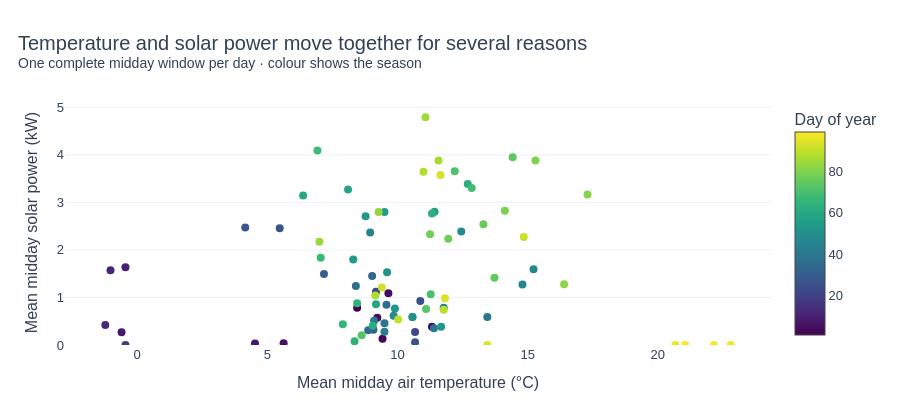

Here is the notebook cell this chart was saved with:
### Markdown cell above
### 🌡️ 4. Does warmer weather reduce solar output?
We compare one midday average per day, using only days with all 16 solar and temperature intervals from 11:00 to 14:59 Berlin time. Air temperature is not panel temperature. Without sunlight measurements, this chart cannot isolate a heat penalty.

### Code cell
noon = df_env.filter(pl.col("Hour").is_between(11, 14)).group_by("Date").agg(
    pl.len().alias("intervals"), pl.col("power_kw").count().alias("solar_valid"),
    pl.col("Air_Temperature_C").count().alias("temperature_valid"),
    pl.col("power_kw").mean().alias("solar_kw"),
    pl.col("Air_Temperature_C").mean().alias("temperature_c"),
).filter((pl.col("intervals") == 16) & (pl.col("solar_valid") == 16)
         & (pl.col("temperature_valid") == 16)).sort("Date").with_columns(
    pl.col("Date").dt.ordinal_day().alias("day_of_year"))
raw_correlation = None
if noon.height >= 3 and noon["temperature_c"].std() > 0 and noon["solar_kw"].std() > 0:
    raw_correlation = noon.select(pl.corr("temperature_c", "solar_kw")).item()
if noon.height:
    fig = go.Figure(go.Scatter(x=noon["temperature_c"].to_list(), y=noon["solar_kw"].to_list(),
        mode="markers", text=noon["Date"].cast(pl.String).to_list(),
        marker=dict(size=8, color=noon["day_of_year"].to_list(), colorscale="Viridis",
                    showscale=True, colorbar=dict(title="Day of year")),
        hovertemplate="%{text}<br>%{x:.1f} °C · %{y:.2f} kW<extra></extra>"))
    fig.update_xaxes(title="Mean midday air temperature (°C)")
    fig.update_yaxes(title="Mean midday solar power (kW)", rangemode="tozero")
    fig.update_layout(showlegend=False)
    polish(fig, "Temperature and solar power move together for several reasons", "One complete midday window per day · colour shows the season")
report(f"""There are **{noon.height} complete midday windows**. The raw correlation is **{number(raw_correlation)}**.
This relationship includes changes in sunlight, clouds and season. We cannot report a reliable output loss per degree from these measurements.""")

### Figure 1 — Plotly figure (JSON) as saved in the notebook; plotly's stock layout.template omitted (floating-point values rounded to 4 significant figures)
{"data": [{"hovertemplate": "%{text}<br>%{x:.1f} °C · %{y:.2f} kW<extra></extra>", "marker": {"color": [1, 2, 3, 4, 5, 6, 7, 8, 10, 11, 12, 18, 22, 23, 25, 26, 27, 28, 30, 31, 33, 35, 36, 37, 38, 39, 40, 41, 42, 43, 44, 45, 46, 47, 48, 49, 50, 51, 52, 53, 54, 55, 56, 57, 58, 59, 60, 61, 62, 63, 64, 65, 66, 67, 68, 69, 70, 71, 72, 73, 74, 75, 76, 77, 78, 79, 80, 81, 82, 83, 84, 85, 86, 87, 88, 89, 90, 91, 92, 93, 94, 95, 96, 97, 98, 99], "colorbar": {"title": {"text": "Day of year"}}, "colorscale": [[0, "#440154"], [0.1111, "#482878"], [0.2222, "#3e4989"], [0.3333, "#31688e"], [0.4444, "#26828e"], [0.5556, "#1f9e89"], [0.6667, "#35b779"], [0.7778, "#6ece58"], [0.8889, "#b5de2b"], [1, "#fde725"]], "showscale": true, "size": 8}, "mode": "markers", "text": ["2024-01-01", "2024-01-02", "2024-01-03", "2024-01-04", "2024-01-05", "2024-01-06", "2024-01-07", "2024-01-08", "2024-01-10", "2024-01-11", "2024-01-12", "2024-01-18", "2024-01-22", "2024-01-23", "2024-01-25", "2024-01-26", "2024-01-27", "2024-01-28", "2024-01-30", "2024-01-31", "2024-02-02", "2024-02-04", "2024-02-05", "2024-02-06", "2024-02-07", "2024-02-08", "2024-02-09", "2024-02-10", "2024-02-11", "2024-02-12", "2024-02-13", "2024-02-14", "2024-02-15", "2024-02-16", "2024-02-17", "2024-02-18", "2024-02-19", "2024-02-20", "2024-02-21", "2024-02-22", "2024-02-23", "2024-02-24", "2024-02-25", "2024-02-26", "2024-02-27", "2024-02-28", "2024-02-29", "2024-03-01", "2024-03-02", "2024-03-03", "2024-03-04", "2024-03-05", "2024-03-06", "2024-03-07", "2024-03-08", "2024-03-09", "2024-03-10", "2024-03-11", "2024-03-12", "2024-03-13", "2024-03-14", "2024-03-15", "2024-03-16", "2024-03-17", "2024-03-18", "2024-03-19", "2024-03-20", "2024-03-21", "2024-03-22", "2024-03-23", "2024-03-24", "2024-03-25", "2024-03-26", "2024-03-27", "2024-03-28", "2024-03-29", "2024-03-30", "2024-03-31", "2024-04-01", "2024-04-02", "2024-04-03", "2024-04-04", "2024-04-05", "2024-04-06", "2024-04-07", "2024-04-08"], "type": "scatter", "x": [8.45, 9.425, 11.32, 9.65, 9.225, 5.625, 4.525, -0.6, -0.45, -1.025, -1.225, -0.45, 10.68, 9.175, 10.88, 10.67, 5.475, 4.15, 7.175, 9.075, 9.025, 8.875, 9.575, 8.4, 9.5, 11.4, 13.45, 10.57, 9.1, 9.5, 8.95, 11.77, 14.8, 15.23, 12.45, 9.85, 10.57, 9.6, 9.9, 11.68, 8.775, 8.3, 9.5, 11.43, 9.175, 8.1, 6.375, 9.05, 12.7, 11.32, 8.35, 8.45, 7.9, 7.05, 6.925, 12.85, 11.27, 12.2, 8.625, 11.1, 14.43, 13.73, 13.3, 11.95, 11.25, 14.12, 15.3, 17.3, 16.4, 9.275, 7, 11.07, 11.57, 9.15, 11, 11.77, 10.03, 14.85, 9.4, 11.65, 11.82, 13.45, 20.68, 22.8, 21.05, 22.15], "y": [0.7826, 0.1308, 0.3853, 1.091, 0.5732, 0.03849, 0.03175, 0.2706, 1.634, 1.571, 0.4214, 0, 0.2733, 1.121, 0.9275, 0.05985, 2.457, 2.473, 1.496, 0.3218, 1.453, 0.3125, 0.8455, 1.238, 0.4578, 0.3518, 0.5883, 0.5899, 0.5123, 0.2793, 2.367, 0.7833, 1.273, 1.592, 2.387, 0.6137, 0.5902, 1.532, 0.7686, 0.3857, 2.71, 1.798, 2.797, 2.804, 0.8559, 3.27, 3.144, 0.4065, 3.386, 2.766, 0.07824, 0.8781, 0.4369, 1.834, 4.09, 3.303, 1.067, 3.653, 0.2071, 0.7586, 3.95, 1.417, 2.541, 2.237, 2.332, 2.822, 3.879, 3.166, 1.277, 2.796, 2.17, 4.791, 3.881, 1.039, 3.646, 0.7432, 0.5358, 2.273, 1.212, 3.576, 0.9819, 0, 0, 0, 0, 0]}], "layout": {"bargap": 0.3, "font": {"color": "#334155", "family": "Arial", "size": 13}, "height": 410, "hoverlabel": {"bgcolor": "white"}, "legend": {"orientation": "h", "x": 0, "y": 1.01, "yanchor": "bottom"}, "margin": {"b": 65, "l": 65, "r": 30, "t": 100}, "paper_bgcolor": "white", "plot_bgcolor": "white", "showlegend": false, "title": {"font": {"size": 20}, "text": "Temperature and solar power move together for several reasons<br><sup>One complete midday window per day · colour shows the season</sup>", "x": 0.02}, "xaxis": {"automargin": true, "showgrid": false, "title": {"text": "Mean midday air temperature (°C)"}, "zeroline": false}, "yaxis": {"automargin": true, "gridcolor": "#eef2f7", "rangemode": "tozero", "title": {"text": "Mean midday solar power (kW)"}, "zeroline": false}}}
